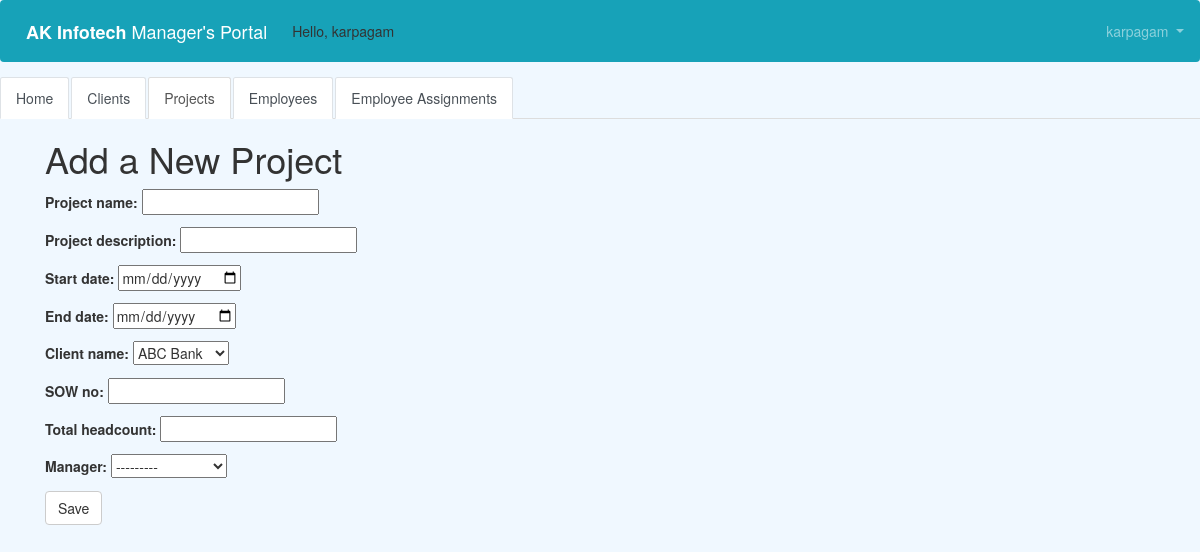
The app's page /manager/project/create/ (signed in), older data.
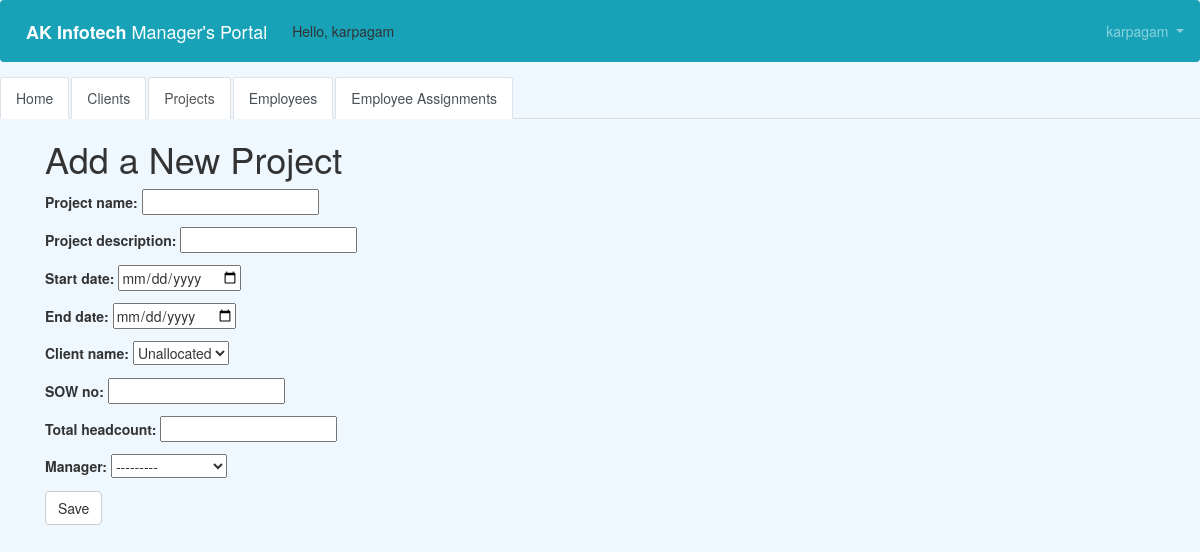
The same page, newer data.
### manager/models.py (models this page shows, shortened)
class Client(models.Model):
    client_name = models.CharField(max_length=50, blank=False, null=False, default=' ')
    POC_client = models.CharField(max_length=50, blank=False, null=False, default=' ')
    POC_manager = models.ForeignKey(get_user_model(), on_delete=models.CASCADE)
    def __str__(self):
        return self.client_name

### manager/views.py (the view)
# urls.py: path('project/create/', views.project_new, name='project_new'),
@login_required
def project_new(request):
    if request.method == "POST":
        form = ProjectForm(request.POST)
        if form.is_valid():
            project = form.save(commit=False)
            project.created_date = timezone.now()
            project.save()
            projects = Project.objects.all
            return render(request, 'project_list.html',
                          {'projects': projects})
    else:
        form = ProjectForm()
    return render(request, 'project_new.html', {'form': form})

### manager/forms.py
class ProjectForm(forms.ModelForm):
    class Meta:
        model = Project
        fields = ('project_name', 'project_description', 'start_date', 'end_date', 'client_name', 'SOW_no',
                  'total_headcount', 'manager')
        widgets = {
            'start_date': DateInput(),
            'end_date': DateInput(),
        }

### templates/project_new.html (shortened to what this page needs)
<!DOCTYPE html>
{% extends 'base.html' %}
{% block content %}
<html lang="en">
 <head>
        <link rel="stylesheet" href="https://maxcdn.bootstrapcdn.com/bootstrap/3.3.4/css/bootstrap.min.css">
    </head>
 <body>
    <h1>Add a New Project</h1>
    <form method="POST" class="project-form">{% csrf_token %}
          {{ form.as_p }}
        <button type="submit" class="save btn btn-default">Save</button>
    </form>
 </body>
{% endblock %}

Row changes from the older to the newer data that the page shows:
removed Client: client_name "ABC Bank"
now on this page (row unchanged): Client: client_name "Unallocated"
